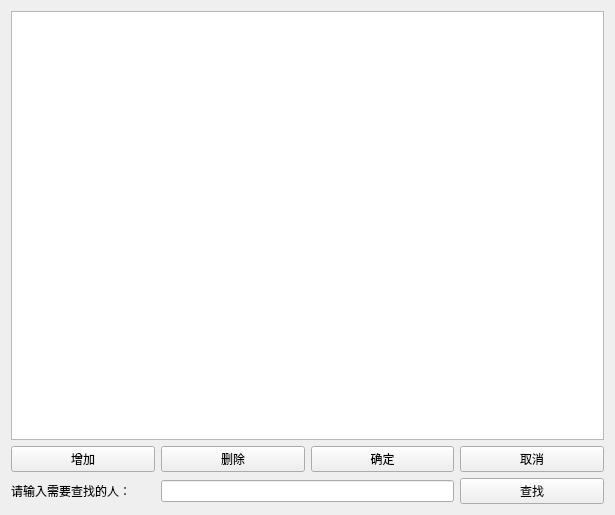
<?xml version="1.0" encoding="UTF-8"?>
<ui version="4.0">
 <class>Widget</class>
 <widget class="QWidget" name="Widget">
  <property name="geometry">
   <rect>
    <x>0</x>
    <y>0</y>
    <width>615</width>
    <height>515</height>
   </rect>
  </property>
  <property name="windowTitle">
   <string>Widget</string>
  </property>
  <layout class="QGridLayout" name="gridLayout">
   <item row="0" column="0" colspan="4">
    <widget class="QTableView" name="tableView"/>
   </item>
   <item row="1" column="0">
    <widget class="QPushButton" name="buttonAdd">
     <property name="text">
      <string>增加</string>
     </property>
    </widget>
   </item>
   <item row="1" column="1">
    <widget class="QPushButton" name="buttonDel">
     <property name="text">
      <string>删除</string>
     </property>
    </widget>
   </item>
   <item row="1" column="2">
    <widget class="QPushButton" name="buttonSure">
     <property name="text">
      <string>确定</string>
     </property>
    </widget>
   </item>
   <item row="1" column="3">
    <widget class="QPushButton" name="buttonCancel">
     <property name="text">
      <string>取消</string>
     </property>
    </widget>
   </item>
   <item row="2" column="0">
    <widget class="QLabel" name="label">
     <property name="text">
      <string>请输入需要查找的人：</string>
     </property>
    </widget>
   </item>
   <item row="2" column="1" colspan="2">
    <widget class="QLineEdit" name="lineEdit"/>
   </item>
   <item row="2" column="3">
    <widget class="QPushButton" name="buttonFind">
     <property name="text">
      <string>查找</string>
     </property>
    </widget>
   </item>
  </layout>
 </widget>
 <layoutdefault spacing="6" margin="11"/>
 <resources/>
 <connections/>
</ui>
